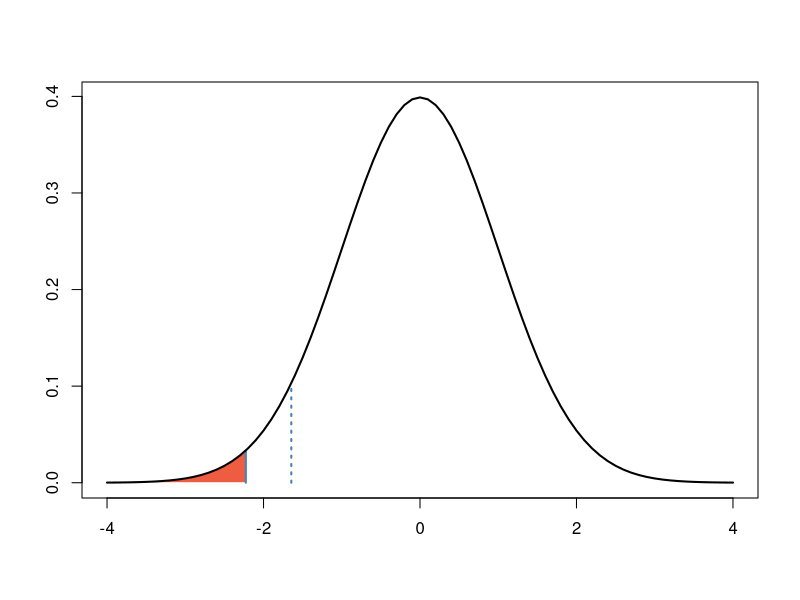
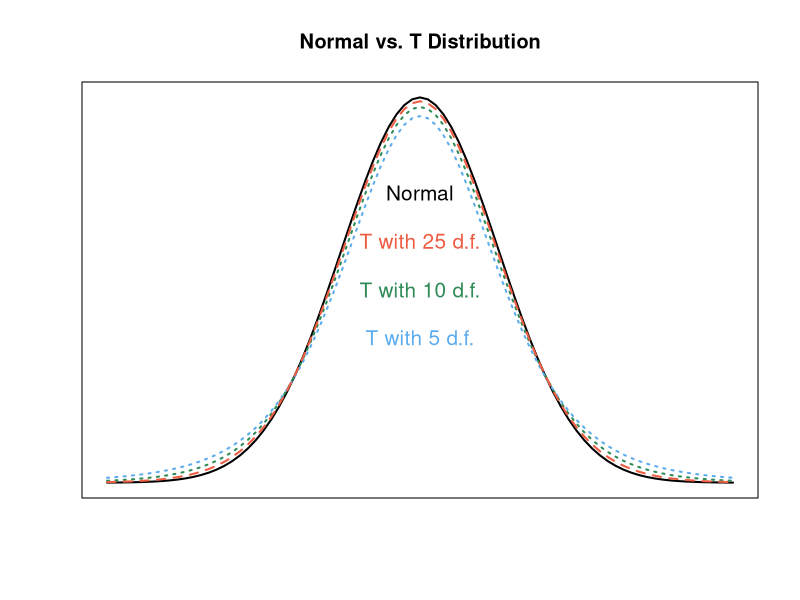
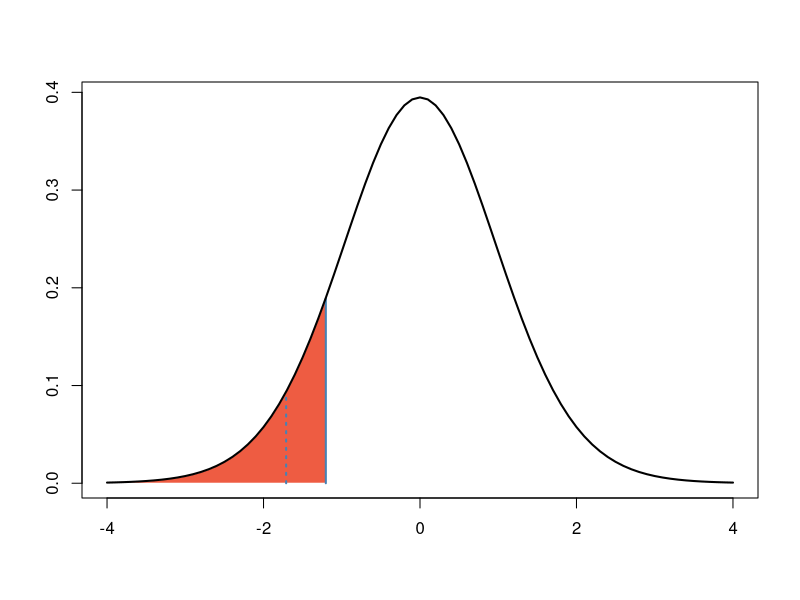

Recreate these plots in R, in order.
####
# One-Sample Z-Tests
####

# Example: Weight loss program.
critical.z <- qnorm(0.05, lower.tail=TRUE)
print(critical.z)

test.z <- (-2.26 - 0) / (6.58 / sqrt(42))
print(test.z)

pnorm(test.z, lower.tail=TRUE)

# Visualize this example.
x <- seq(-4, 4, by=0.1)
y <- dnorm(x)
plot(x, y, type="n", xlab="", ylab="")
lines(c(critical.z, critical.z), c(0, dnorm(critical.z)), col="steelblue", lty=3, lwd=2)
polygon(c(-4, seq(-4, test.z, by=0.001), test.z),
        c(0, dnorm(seq(-4, test.z, by=0.001)), 0),
        col="tomato2", border=0)
lines(c(test.z, test.z), c(0, 0.033), col="steelblue", lwd=2)
lines(x, y, lwd=2)

####
# One-Sample T-Tests
####

# Compare normal distribution with t-distribution.
x <- seq(-4, 4, by=0.1)

y.normal <- dnorm(x)
y.t.df5 <- dt(x, df=5)
y.t.df10 <- dt(x, df=10)
y.t.df25 <- dt(x, df=25)

plot(x, y.normal, lwd=2, type="l", xaxt="n", yaxt="n",
     main="Normal vs. T Distribution", xlab="", ylab="")
lines(x, y.t.df5, lwd=2, col="steelblue2", lty=3)
lines(x, y.t.df10, lwd=2, col="seagreen4", lty=3)
lines(x, y.t.df25, lwd=2, col="tomato2", lty=2)

text(0, 0.3, "Normal", cex=1.25)
text(0, 0.25, "T with 25 d.f.", cex=1.25, col="tomato2")
text(0, 0.2, "T with 10 d.f.", cex=1.25, col="seagreen4")
text(0, 0.15, "T with 5 d.f.", cex=1.25, col="steelblue2")

# Calculations in the t-distribution.
pt(-1.96, df=9)
qt(0.041, df=9)
dt(1.96, df=9)
qt(0.05, df=9, lower.tail=FALSE)
t.test(x = c(1, 2, 3, 4, 5), mu = 2.5, alternative = "greater")

# Example: Customer transaction time.
critical.t <- qt(0.05, df=24)
print(critical.t)

test.t <- (2.89 - 3.02) / (0.54 / sqrt(25))
print(test.t)

pt(test.t, df=24)

# Visualize this example.
x <- seq(-4, 4, by=0.1)
y <- dt(x, df=24)
plot(x, y, type="n", xlab="", ylab="")
polygon(c(-4, seq(-4, test.t, by=0.001), test.t),
        c(0, dt(seq(-4, test.t, by=0.001), df=24), 0),
        col="tomato2", border=0)
lines(c(critical.t, critical.t), c(0, dt(critical.t, df=24)), col="steelblue", lty=3, lwd=2)
lines(c(test.t, test.t), c(0, 0.189), col="steelblue", lwd=2)
lines(x, y, lwd=2)

# Example: Ages.
ages <- c(12, 14, 15, 16, 16, 18, 18, 19, 20, 21)

t.test(ages, mu=20, alternative="less")
t.test(ages, mu=16, alternative="greater")
t.test(ages, mu=16.9, alternative="two.sided")
